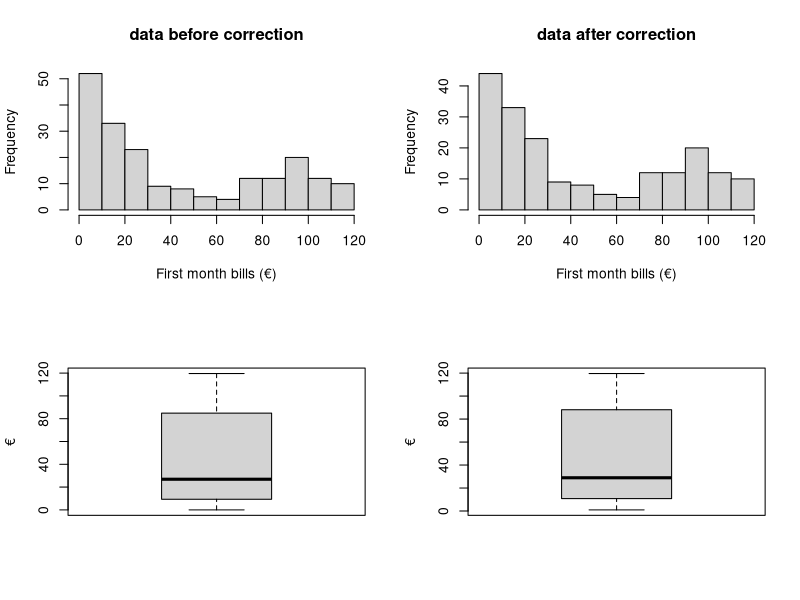
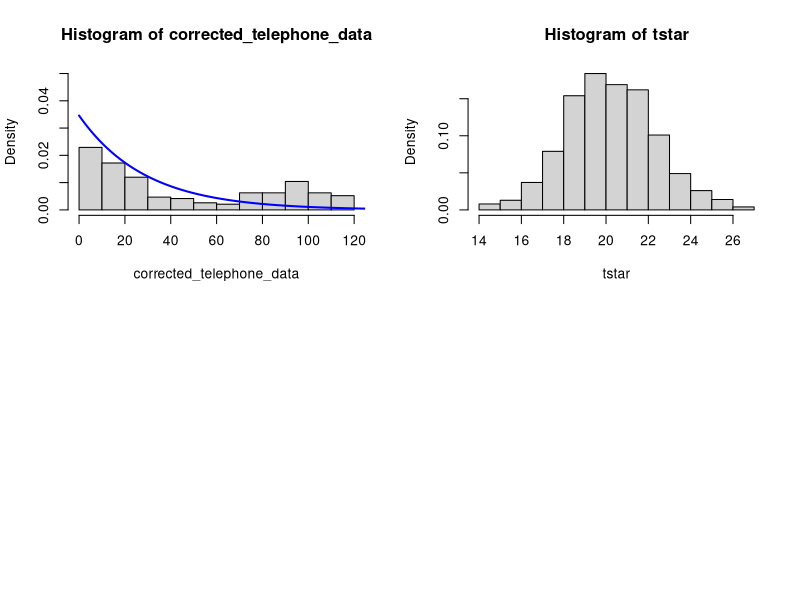

R code for these plots, in order:
## ---- chunk 1
knitr::opts_chunk$set(echo = TRUE)
## ---- chunk 2
telephone_data = read.table("telephone.txt",header=TRUE)

# sorted data
sort(telephone_data$Bills)
## ---- chunk 3
# row_sub = apply(dd, 1, function(row) all(row !=0 ))
corrected_telephone_data = telephone_data[apply(telephone_data, 1, function(row) all(row !=0 )), ]

par(mfrow=c(2,2))
hist(telephone_data$Bills, xlab = "First month bills (€)", main = "data before correction")
hist(corrected_telephone_data, xlab = "First month bills (€)", main = "data after correction")
boxplot(telephone_data$Bills, ylab = "€")
boxplot(corrected_telephone_data, ylab = "€")
## ---- chunk 4
test_statistic = median(corrected_telephone_data)

hist(corrected_telephone_data, prob=T, ylim = c(0,0.05))
lamb = 1/test_statistic
x = seq(0, length(corrected_telephone_data),length=1000)
f = lamb*exp(-lamb*x )
lines(x,f,col="blue",lwd=2)
## ---- chunk 5
B=1000
tstar=numeric(B)
n=length(corrected_telephone_data)
for (i in 1:B){
  xstar=rexp(n, lamb)
  tstar[i]=median(xstar)}
  hist(tstar,prob=T)
  

pl=sum(tstar<test_statistic)/B
pl
## ---- chunk 6

## ---- chunk 7

